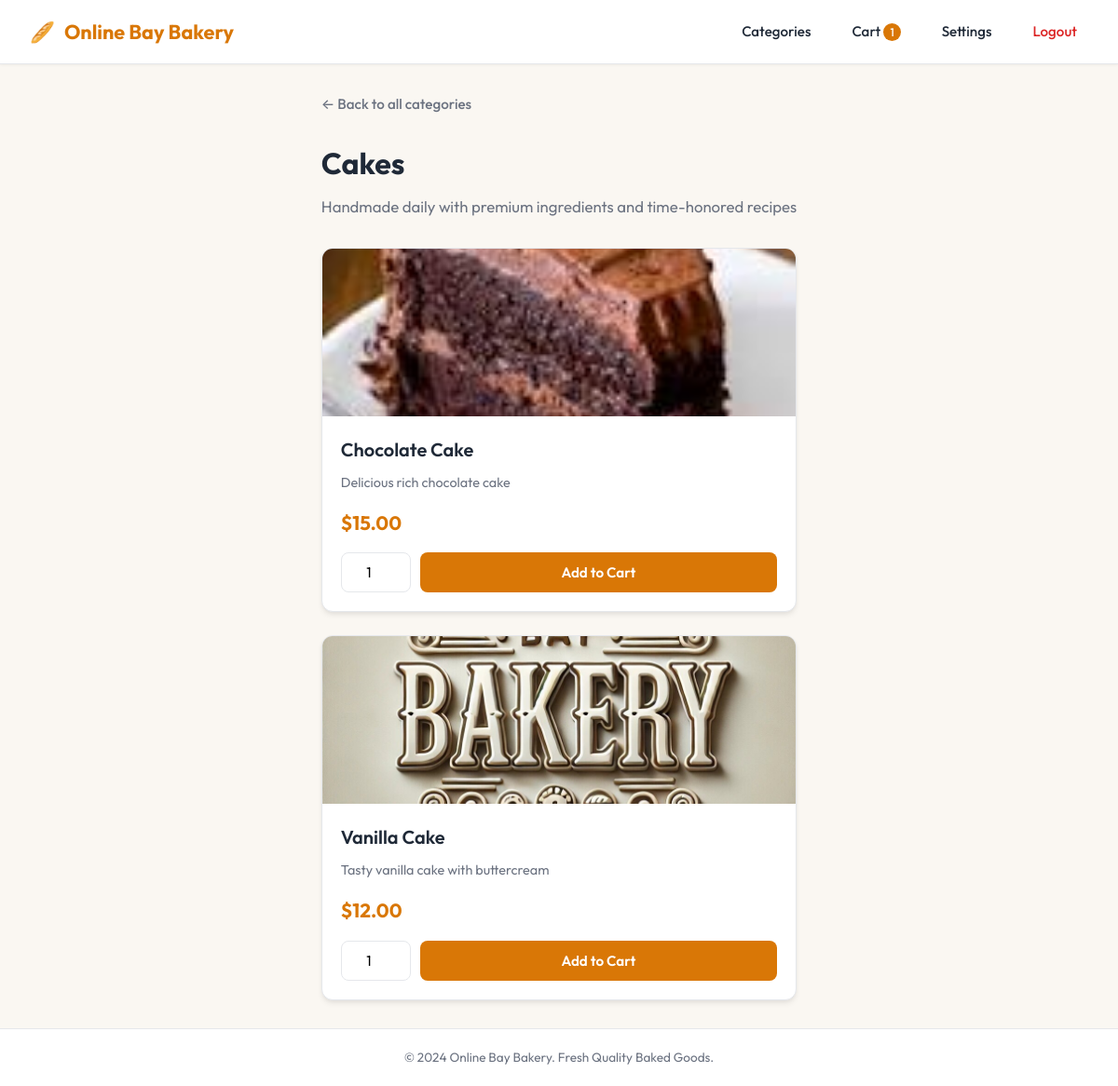
Screenshot of /category.php (signed in) with the database file from the repository.
### tables this page shows
CREATE TABLE `categories` (
  `id` int(11) NOT NULL,
  `name` varchar(100) DEFAULT NULL,
  `image_path` varchar(255) DEFAULT NULL
);

CREATE TABLE `products` (
  `id` int(11) NOT NULL,
  `category_id` int(11) DEFAULT NULL,
  `name` varchar(100) DEFAULT NULL,
  `description` text DEFAULT NULL,
  `price` decimal(10,2) DEFAULT NULL,
  `image` varchar(255) DEFAULT NULL,
  `image_path` varchar(255) DEFAULT NULL
);

### category.php (the view, shortened to what this page needs)
<?php
$category_id = (int)($_GET['id'] ?? 1);
$conn = getDbConnection();
$cat_stmt = $conn->prepare("SELECT name FROM categories WHERE id = ?");
$cat_stmt->bind_param("i", $category_id);
$cat_stmt->execute();
$cat_res = $cat_stmt->get_result();
$category = $cat_res->fetch_assoc();
$category_name = $category['name'] ?? 'Bakery Products';
$stmt = $conn->prepare("SELECT * FROM products WHERE category_id = ?");
$stmt->bind_param("i", $category_id);
$stmt->execute();
$result = $stmt->get_result();
$customer_id = (int)$_SESSION['customer_id'];
$cart_stmt = $conn->prepare("SELECT SUM(quantity) as total_qty FROM cart WHERE customer_id = ?");
$cart_stmt->bind_param("i", $customer_id);
$cart_stmt->execute();
$cart_res = $cart_stmt->get_result();
$cart_row = $cart_res->fetch_assoc();
$cart_count = $cart_row['total_qty'] ?? 0;
$product_images = [
    1 => 'images/chocolate_cake.jpg.jpeg',
    2 => 'images/cake.jpg',
    3 => 'images/chocolate_cake.jpg.jpeg',
    4 => 'images/img_0130.jpg',
    5 => 'images/img_0130.jpg',
    6 => 'images/img_0130.jpg',
    7 => 'images/cake.jpg',
    8 => 'images/cake.jpg',
];
?>
<!DOCTYPE html>
<html lang="en">
<head>
    <link rel="stylesheet" href="style.css">
</head>
<body>
    <nav class="navbar">
        <a href="products.php" class="brand-logo">
            <span>🥖</span> Online Bay Bakery
        </a>
        <div class="nav-links">
            <a href="products.php">Categories</a>
            <a href="view_cart.php">Cart <?php if ($cart_count > 0): ?><span style="background:var(--primary); color:white; padding:2px 7px; border-radius:10px; font-size:0.75rem;"><?php echo $cart_count; ?></span><?php endif; ?></a>
            <a href="account_settings.php">Settings</a>
            <a href="logout.php" class="btn-logout">Logout</a>
        </div>
    </nav>
    <div class="container">
        <div style="margin-bottom: 25px;">
            <a href="products.php" style="color:var(--gray); text-decoration:none; font-size:0.95rem; font-weight:500;">
                &larr; Back to all categories
            </a>
        </div>
        <div class="page-header" style="text-align: left; margin-bottom: 30px;">
            <h1><?php echo htmlspecialchars($category_name); ?></h1>
            <p>Handmade daily with premium ingredients and time-honored recipes</p>
        </div>
        <?php if ($result->num_rows === 0): ?>
            <div class="alert alert-error">
                No products found in this category right now. Please check back later!
            </div>
        <?php else: ?>
            <div class="grid">
                <?php while ($row = $result->fetch_assoc()):
                    $img = !empty($row['image_path']) && file_exists($row['image_path'])
                        ? $row['image_path']
                        : ($product_images[$row['id']] ?? 'images/cake.jpg');
                ?>
                    <div class="card">
                        <img src="<?php echo htmlspecialchars($img); ?>" alt="<?php echo htmlspecialchars($row['name']); ?>" class="card-img">
                        <div class="card-body">
                            <h3 class="card-title"><?php echo htmlspecialchars($row['name']); ?></h3>
                            <p class="card-desc"><?php echo htmlspecialchars($row['description']); ?></p>
                            <div class="card-price">$<?php echo number_format($row['price'], 2); ?></div>
                            <form action="add_to_cart.php" method="POST" style="display:flex; gap:10px;">
                                <input type="number" name="quantity" value="1" min="1" max="50" class="form-control" style="width:75px; text-align:center; padding:8px;">
                                <button type="submit" class="btn btn-primary" style="flex:1;">
                                    Add to Cart
                                </button>
                            </form>
                        </div>
                    </div>
                <?php endwhile; ?>
            </div>
        <?php endif; ?>
    </div>
    <footer>
        <p>&copy; <?php echo date('Y'); ?> Online Bay Bakery. Fresh Quality Baked Goods.</p>
    </footer>
</body>
</html>

### style.css (style rules this page uses)
:root { --primary: #d97706; --primary-hover: #b45309; --primary-light: #fef3c7; --dark: #1f2937; --gray: #6b7280; --light-gray: #f3f4f6; --border: #e5e7eb; --bg: #faf7f2; --card-bg: #ffffff; --shadow: 0 4px 6px -1px rgba(0, 0, 0, 0.08), 0 2px 4px -1px rgba(0, 0, 0, 0.04); --shadow-lg: 0 10px 15px -3px rgba(0, 0, 0, 0.1), 0 4px 6px -2px rgba(0, 0, 0, 0.05); --radius: 12px; }
* { box-sizing: border-box; margin: 0; padding: 0; }
body { font-family: 'Outfit', -apple-system, BlinkMacSystemFont, "Segoe UI", Roboto, sans-serif; background-color: var(--bg); color: var(--dark); line-height: 1.6; min-height: 100vh; display: flex; flex-direction: column; }
.navbar { background: #ffffff; border-bottom: 1px solid var(--border); padding: 16px 32px; display: flex; justify-content: space-between; align-items: center; box-shadow: 0 1px 3px rgba(0,0,0,0.05); position: sticky; top: 0; z-index: 100; }
.brand-logo { display: flex; align-items: center; gap: 10px; text-decoration: none; font-size: 1.35rem; font-weight: 700; color: var(--primary); }
.nav-links { display: flex; align-items: center; gap: 20px; }
.nav-links a { text-decoration: none; color: var(--dark); font-weight: 500; font-size: 0.95rem; transition: color 0.2s; padding: 6px 12px; border-radius: 8px; }
.btn-logout { color: #dc2626 !important; }
.container { max-width: 1100px; margin: 30px auto; padding: 0 20px; flex: 1; }
.page-header { text-align: center; margin-bottom: 35px; }
.page-header h1, .page-header h2 { font-size: 2rem; font-weight: 700; color: var(--dark); margin-bottom: 8px; }
.page-header p { color: var(--gray); font-size: 1.05rem; }
.grid { display: grid; grid-template-columns: repeat(auto-fill, minmax(250px, 1fr)); gap: 25px; }
.card { background: var(--card-bg); border-radius: var(--radius); overflow: hidden; box-shadow: var(--shadow); transition: transform 0.2s, box-shadow 0.2s; border: 1px solid var(--border); display: flex; flex-direction: column; }
.card-img { width: 100%; height: 180px; object-fit: cover; background-color: var(--light-gray); }
.card-body { padding: 20px; display: flex; flex-direction: column; flex: 1; }
.card-title { font-size: 1.25rem; font-weight: 600; color: var(--dark); margin-bottom: 8px; }
.card-desc { color: var(--gray); font-size: 0.9rem; margin-bottom: 15px; flex: 1; }
.card-price { font-size: 1.3rem; font-weight: 700; color: var(--primary); margin-bottom: 15px; }
.form-control { width: 100%; padding: 12px 14px; border: 1px solid var(--border); border-radius: 8px; font-family: inherit; font-size: 0.95rem; transition: border-color 0.2s; background: #ffffff; }
.btn { display: inline-flex; align-items: center; justify-content: center; gap: 8px; padding: 12px 20px; font-size: 0.95rem; font-weight: 600; border-radius: 8px; border: none; cursor: pointer; text-decoration: none; transition: background-color 0.2s, transform 0.1s; font-family: inherit; }
.btn-primary { background: var(--primary); color: #ffffff; width: 100%; }
footer { background: #ffffff; border-top: 1px solid var(--border); padding: 20px; text-align: center; font-size: 0.85rem; color: var(--gray); margin-top: auto; }

### rows the page displays
categories: name "Cakes"
products: image_path (picture), name "Chocolate Cake", description "Delicious rich chocolate cake", price "15.00"
products: image_path (picture), name "Vanilla Cake", description "Tasty vanilla cake with buttercream", price "12.00"

### other values shown
$cart_count "1"
